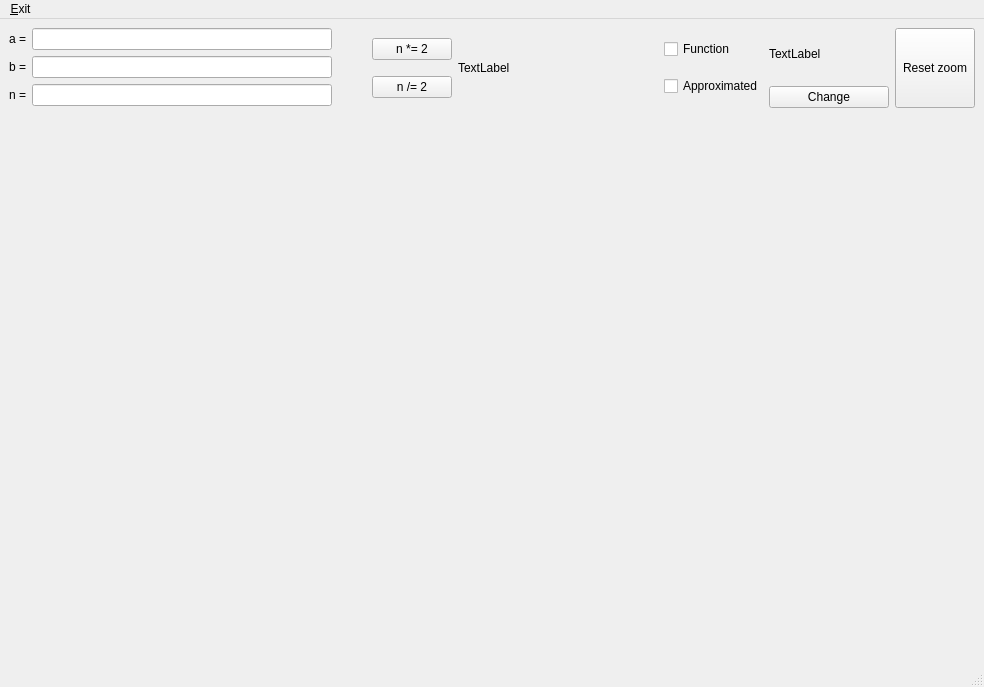
<?xml version="1.0" encoding="UTF-8"?>
<ui version="4.0">
 <class>MainWindow</class>
 <widget class="QMainWindow" name="MainWindow">
  <property name="geometry">
   <rect>
    <x>0</x>
    <y>0</y>
    <width>984</width>
    <height>687</height>
   </rect>
  </property>
  <property name="windowTitle">
   <string>MainWindow</string>
  </property>
  <widget class="QWidget" name="centralwidget">
   <layout class="QGridLayout" name="gridLayout">
    <item row="0" column="0">
     <layout class="QFormLayout" name="formLayout">
      <item row="0" column="0">
       <widget class="QLabel" name="aLabel">
        <property name="text">
         <string>a =</string>
        </property>
       </widget>
      </item>
      <item row="0" column="1">
       <widget class="QLineEdit" name="aLineEdit">
        <property name="maximumSize">
         <size>
          <width>300</width>
          <height>16777215</height>
         </size>
        </property>
       </widget>
      </item>
      <item row="1" column="0">
       <widget class="QLabel" name="bLabel">
        <property name="text">
         <string>b =</string>
        </property>
       </widget>
      </item>
      <item row="1" column="1">
       <widget class="QLineEdit" name="bLineEdit">
        <property name="maximumSize">
         <size>
          <width>300</width>
          <height>16777215</height>
         </size>
        </property>
       </widget>
      </item>
      <item row="2" column="0">
       <widget class="QLabel" name="nLabel">
        <property name="text">
         <string>n =</string>
        </property>
       </widget>
      </item>
      <item row="2" column="1">
       <widget class="QLineEdit" name="nLineEdit">
        <property name="maximumSize">
         <size>
          <width>300</width>
          <height>16777215</height>
         </size>
        </property>
       </widget>
      </item>
     </layout>
    </item>
    <item row="0" column="1">
     <layout class="QVBoxLayout" name="verticalLayout_3">
      <item>
       <widget class="QPushButton" name="mlt2PushButton">
        <property name="text">
         <string>n *= 2</string>
        </property>
       </widget>
      </item>
      <item>
       <widget class="QPushButton" name="div2PushButton">
        <property name="text">
         <string>n /= 2</string>
        </property>
       </widget>
      </item>
     </layout>
    </item>
    <item row="0" column="2">
     <widget class="QLabel" name="residualLabel">
      <property name="minimumSize">
       <size>
        <width>200</width>
        <height>0</height>
       </size>
      </property>
      <property name="text">
       <string>TextLabel</string>
      </property>
     </widget>
    </item>
    <item row="0" column="3">
     <layout class="QVBoxLayout" name="verticalLayout_2">
      <item>
       <widget class="QCheckBox" name="functionCheckBox">
        <property name="text">
         <string>Function</string>
        </property>
       </widget>
      </item>
      <item>
       <widget class="QCheckBox" name="approximatedCheckBox">
        <property name="text">
         <string>Approximated</string>
        </property>
       </widget>
      </item>
     </layout>
    </item>
    <item row="0" column="4">
     <layout class="QVBoxLayout" name="verticalLayout">
      <item>
       <widget class="QLabel" name="functionNameLabel">
        <property name="minimumSize">
         <size>
          <width>120</width>
          <height>0</height>
         </size>
        </property>
        <property name="text">
         <string>TextLabel</string>
        </property>
       </widget>
      </item>
      <item>
       <widget class="QPushButton" name="changeFunctionPushButton">
        <property name="text">
         <string>Change</string>
        </property>
       </widget>
      </item>
     </layout>
    </item>
    <item row="0" column="5">
     <widget class="QPushButton" name="resetZoomPushButton">
      <property name="minimumSize">
       <size>
        <width>0</width>
        <height>80</height>
       </size>
      </property>
      <property name="text">
       <string>Reset zoom</string>
      </property>
     </widget>
    </item>
    <item row="1" column="0" colspan="6">
     <widget class="QWidget" name="plotWidget" native="true">
      <property name="tabletTracking">
       <bool>false</bool>
      </property>
      <property name="acceptDrops">
       <bool>false</bool>
      </property>
      <property name="autoFillBackground">
       <bool>false</bool>
      </property>
     </widget>
    </item>
   </layout>
  </widget>
  <widget class="QMenuBar" name="menubar">
   <property name="geometry">
    <rect>
     <x>0</x>
     <y>0</y>
     <width>984</width>
     <height>22</height>
    </rect>
   </property>
   <widget class="QMenu" name="menu_Exit">
    <property name="title">
     <string>&amp;Exit</string>
    </property>
   </widget>
   <addaction name="menu_Exit"/>
  </widget>
  <widget class="QStatusBar" name="statusbar"/>
 </widget>
 <resources/>
 <connections/>
</ui>
